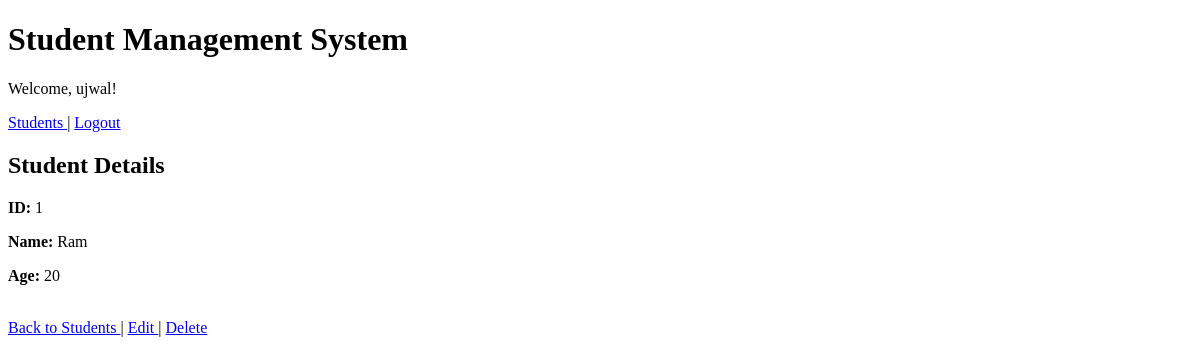
/students/1/ (signed in), run on an earlier commit of the app's database.
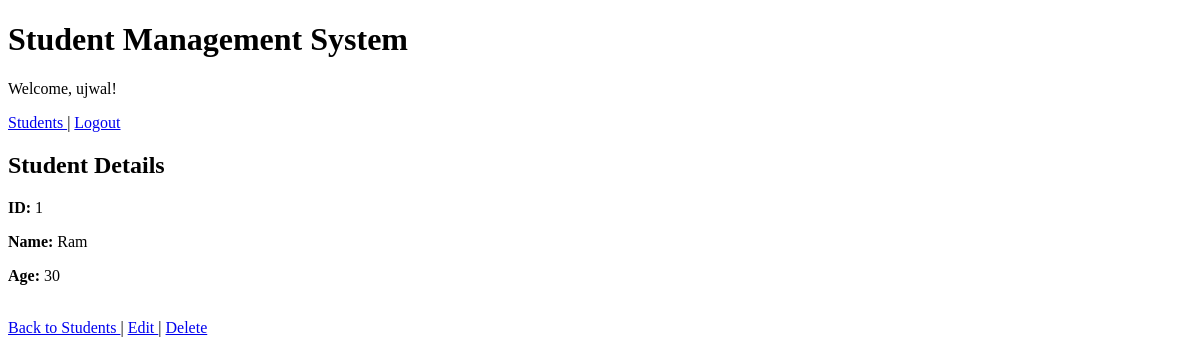
And on a later commit of the database.
### students/models.py (models this page shows, shortened)
class Student(models.Model):
    name = models.CharField(max_length=100)
    age = models.IntegerField()
    profile_image = models.ImageField(
        upload_to="student_images/",
        blank=True,
        null=True
    )
    document = models.FileField(
        upload_to="student_documents/",
        blank=True,
        null=True
    )

### students/views.py (the view)
@login_required
@permission_required(
    "students.view_student",
    raise_exception=True
)
def student_detail(request, student_id):
    student = get_object_or_404(
        Student,
        id=student_id
    )
    return render(
        request,
        "students/student_detail.html",
        {"student": student}
    )

### students/templates/students/student_detail.html (shortened to what this page needs)
{% extends "students/base.html" %}
{% block content %}
    <h2>Student Details</h2>
    <p>
        <strong>ID:</strong>
        {{ student.id }}
    </p>
    <p>
        <strong>Name:</strong>
        {{ student.name }}
    </p>
    <p>
        <strong>Age:</strong>
        {{ student.age }}
    </p>
    <br>
    <a href="{% url 'students:student-list' %}">
        Back to Students
    </a>
    |
    {% if perms.students.change_student %}
        <a href="{% url 'students:student-update' student.id %}">
            Edit
        </a>
    {% endif %}
    |
    {% if perms.students.delete_student %}
        <a href="{% url 'students:student-delete' student.id %}">
            Delete
        </a>
    {% endif %}
{% endblock %}

What changed in the data, as far as the page shows it:
changed Student "Ram": age "20" → "30"
